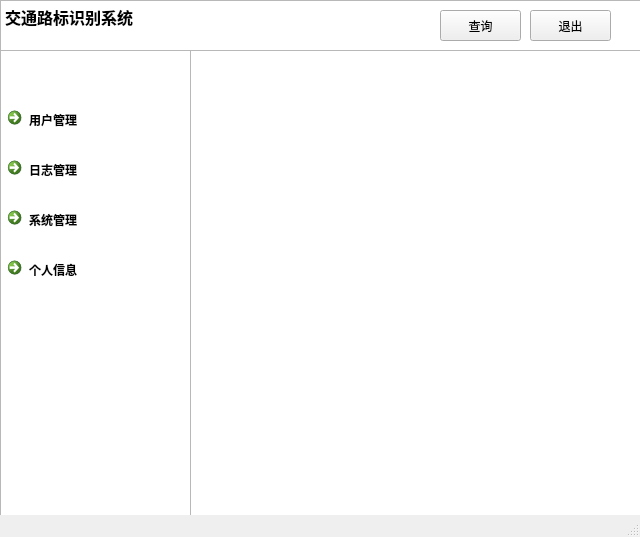
<?xml version="1.0" encoding="UTF-8"?>
<ui version="4.0">
 <class>MainWindow</class>
 <widget class="QMainWindow" name="MainWindow">
  <property name="geometry">
   <rect>
    <x>0</x>
    <y>0</y>
    <width>640</width>
    <height>537</height>
   </rect>
  </property>
  <property name="sizePolicy">
   <sizepolicy hsizetype="Fixed" vsizetype="Fixed">
    <horstretch>0</horstretch>
    <verstretch>0</verstretch>
   </sizepolicy>
  </property>
  <property name="windowTitle">
   <string>交通路标识别系统</string>
  </property>
  <widget class="QWidget" name="centralwidget">
   <widget class="QTextBrowser" name="textBrowser">
    <property name="geometry">
     <rect>
      <x>0</x>
      <y>0</y>
      <width>811</width>
      <height>591</height>
     </rect>
    </property>
   </widget>
   <widget class="QTextBrowser" name="textBrowser_2">
    <property name="geometry">
     <rect>
      <x>0</x>
      <y>0</y>
      <width>811</width>
      <height>51</height>
     </rect>
    </property>
    <property name="html">
     <string>&lt;!DOCTYPE HTML PUBLIC &quot;-//W3C//DTD HTML 4.0//EN&quot; &quot;http://www.w3.org/TR/REC-html40/strict.dtd&quot;&gt;
&lt;html&gt;&lt;head&gt;&lt;meta name=&quot;qrichtext&quot; content=&quot;1&quot; /&gt;&lt;style type=&quot;text/css&quot;&gt;
p, li { white-space: pre-wrap; }
&lt;/style&gt;&lt;/head&gt;&lt;body style=&quot; font-family:'SimSun'; font-size:9pt; font-weight:400; font-style:normal;&quot;&gt;
&lt;p style=&quot; margin-top:0px; margin-bottom:0px; margin-left:0px; margin-right:0px; -qt-block-indent:0; text-indent:0px;&quot;&gt;&lt;span style=&quot; font-size:12pt; font-weight:600;&quot;&gt;交通路标识别系统&lt;/span&gt;&lt;/p&gt;&lt;/body&gt;&lt;/html&gt;</string>
    </property>
   </widget>
   <widget class="QTextBrowser" name="textBrowser_3">
    <property name="geometry">
     <rect>
      <x>0</x>
      <y>50</y>
      <width>191</width>
      <height>511</height>
     </rect>
    </property>
   </widget>
   <widget class="QCommandLinkButton" name="button_my">
    <property name="geometry">
     <rect>
      <x>0</x>
      <y>250</y>
      <width>186</width>
      <height>41</height>
     </rect>
    </property>
    <property name="text">
     <string>个人信息</string>
    </property>
   </widget>
   <widget class="QCommandLinkButton" name="button_user">
    <property name="geometry">
     <rect>
      <x>0</x>
      <y>100</y>
      <width>186</width>
      <height>41</height>
     </rect>
    </property>
    <property name="text">
     <string>用户管理</string>
    </property>
   </widget>
   <widget class="QCommandLinkButton" name="button_journal">
    <property name="geometry">
     <rect>
      <x>0</x>
      <y>150</y>
      <width>186</width>
      <height>41</height>
     </rect>
    </property>
    <property name="text">
     <string>日志管理</string>
    </property>
   </widget>
   <widget class="QCommandLinkButton" name="button_system">
    <property name="geometry">
     <rect>
      <x>0</x>
      <y>200</y>
      <width>186</width>
      <height>41</height>
     </rect>
    </property>
    <property name="text">
     <string>系统管理</string>
    </property>
   </widget>
   <widget class="QPushButton" name="pushButton_photo">
    <property name="geometry">
     <rect>
      <x>440</x>
      <y>10</y>
      <width>81</width>
      <height>31</height>
     </rect>
    </property>
    <property name="styleSheet">
     <string notr="true">font: 10pt &quot;Adobe 黑体 Std R&quot;;</string>
    </property>
    <property name="text">
     <string>查询</string>
    </property>
   </widget>
   <widget class="QPushButton" name="pushButton_exit">
    <property name="geometry">
     <rect>
      <x>530</x>
      <y>10</y>
      <width>81</width>
      <height>31</height>
     </rect>
    </property>
    <property name="styleSheet">
     <string notr="true">font: 10pt &quot;Adobe 黑体 Std R&quot;;</string>
    </property>
    <property name="text">
     <string>退出</string>
    </property>
   </widget>
  </widget>
  <widget class="QMenuBar" name="menubar">
   <property name="geometry">
    <rect>
     <x>0</x>
     <y>0</y>
     <width>640</width>
     <height>22</height>
    </rect>
   </property>
  </widget>
  <widget class="QStatusBar" name="statusbar"/>
 </widget>
 <resources/>
 <connections/>
</ui>
